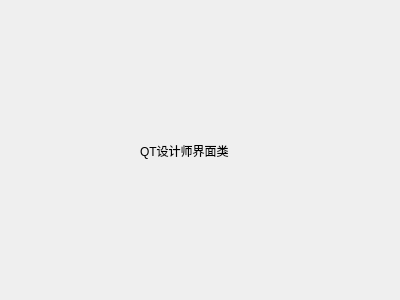
<?xml version="1.0" encoding="UTF-8"?>
<ui version="4.0">
 <class>HelloDialog2</class>
 <widget class="QDialog" name="HelloDialog2">
  <property name="geometry">
   <rect>
    <x>0</x>
    <y>0</y>
    <width>400</width>
    <height>300</height>
   </rect>
  </property>
  <property name="windowTitle">
   <string>Dialog</string>
  </property>
  <widget class="QLabel" name="label">
   <property name="geometry">
    <rect>
     <x>140</x>
     <y>110</y>
     <width>131</width>
     <height>81</height>
    </rect>
   </property>
   <property name="text">
    <string>QT设计师界面类</string>
   </property>
  </widget>
 </widget>
 <resources/>
 <connections/>
</ui>
